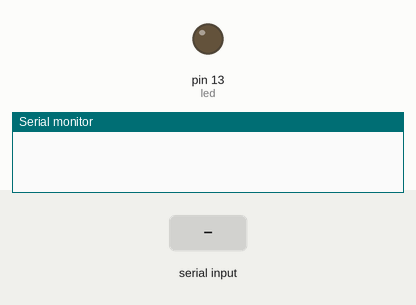
Recording of a sketch running on a simulated Arduino Uno, built with avr-gcc and run on an emulated ATmega328P. On the bench: output pins drawn as LEDs (lit = HIGH), the last lines printed to the serial monitor. The test bench sets the inputs (shaded band).

Above: at 1.2 s.
1.3 s: "on" received over Serial
At 2.5 s:
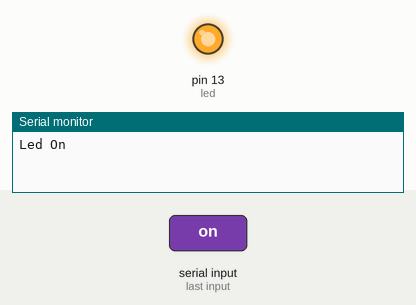
2.8 s: "off" received over Serial
At 3.8 s:
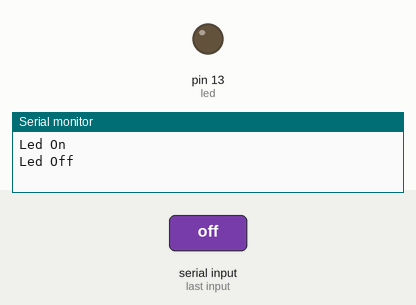
Timing chart, 0 to 5.8 s (numbered marks = the images above; inputs shaded):
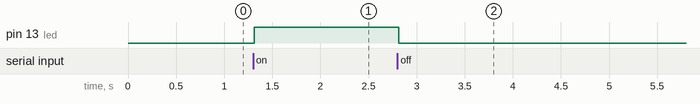

Measured:
- after the input at 1.3 s, pin 13 (led): LOW → HIGH at once
- after the input at 2.8 s, pin 13 (led): HIGH → LOW at once

The sketch:

hc-05.ino
```cpp
int led=13;
String input;

void setup(){
  Serial.begin(9600);
  pinMode(led,OUTPUT);
}


void loop(){
    input="";

    while(Serial.available()){
      input+=(char)Serial.read();
      delay(5);
  }

  if(input=="on"){
    digitalWrite(led,1);
    Serial.println("Led On");
  }
  else if(input=="off"){
    digitalWrite(led,0);
    Serial.println("Led Off");

  }
}
```
